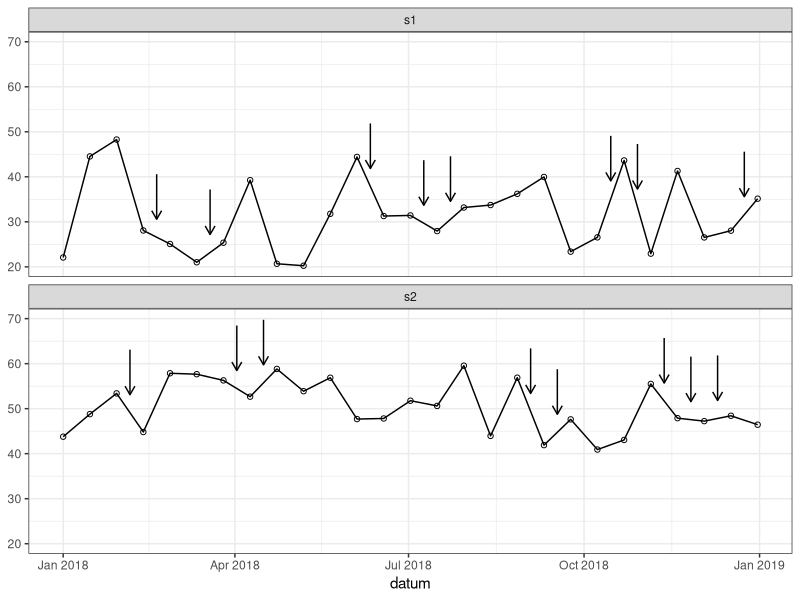

This figure's R source:
# example

library(ggplot2)

# This script will draw points to parts of (interpolated) lines.

arrow.length <- 10
touchoff.distance <- 4 # distance between data and start of arrow
arrowhead.size <- 2.5 # in millimeters

# Simulate some data.
set.seed(12)
datum.seq <- seq(from = as.Date("2018-01-01"),
                 to = as.Date("2018-12-31"),
                 by = "2 week")

xy <- data.frame(datum = rep(datum.seq, times = 2))
xy$count <- c(runif(length(datum.seq), min = 20, max = 50),
              runif(length(datum.seq), min = 40, max = 60)
)
xy$var1 <- rep(c("s1", "s2"), each = length(datum.seq))

# These are the points where we want to point to.
topoint <- data.frame(datum = sample(datum.seq, 16) - 7,
                      var1 = rep(c("s1", "s2"), each = 8))

# Function which interpolates per one variable.
interpolateOnDate <- function(xy, newdata) {
  newdata <- newdata[newdata$var1 == unique(xy$var), ]
  out <- approx(x = xy$datum, y = xy$count, xout = newdata$datum)
  newdata$count <- out$y
  newdata
}

# Apply interpolation to each level of var1
res <- lapply(split(xy, f = xy$var1),
              FUN = interpolateOnDate,
              newdata = topoint)

res <- do.call(rbind, res) # merge result

ggplot(xy, aes(x = datum, y = count)) +
  theme_bw() + theme(axis.title.y = element_blank()) +
  geom_point(shape = 1) +
  geom_path() +
  geom_segment(data = res, aes(x = datum, y = count + touchoff.distance,
                               xend = datum, yend = count + touchoff.distance + arrow.length),
               arrow = arrow(length = unit(arrowhead.size, "mm"), ends = "first")) +
  facet_wrap(~ var1, ncol = 1)
